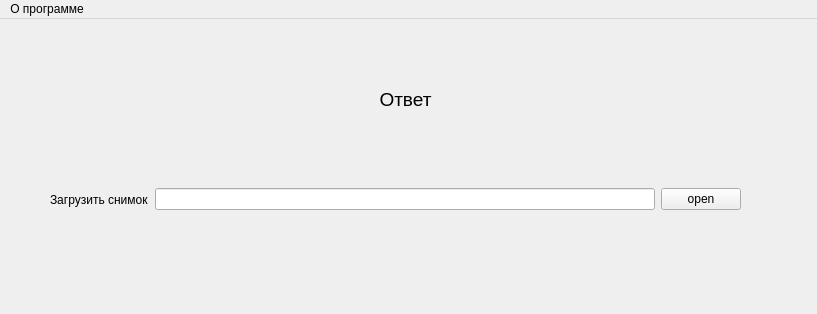
<?xml version="1.0" encoding="UTF-8"?>
<ui version="4.0">
 <class>FluorescencePredictor</class>
 <widget class="QMainWindow" name="FluorescencePredictor">
  <property name="geometry">
   <rect>
    <x>0</x>
    <y>0</y>
    <width>817</width>
    <height>314</height>
   </rect>
  </property>
  <property name="minimumSize">
   <size>
    <width>817</width>
    <height>314</height>
   </size>
  </property>
  <property name="maximumSize">
   <size>
    <width>817</width>
    <height>314</height>
   </size>
  </property>
  <property name="windowTitle">
   <string>FluorescencePredictor</string>
  </property>
  <widget class="QWidget" name="centralwidget">
   <property name="minimumSize">
    <size>
     <width>817</width>
     <height>288</height>
    </size>
   </property>
   <property name="maximumSize">
    <size>
     <width>817</width>
     <height>288</height>
    </size>
   </property>
   <widget class="QWidget" name="layoutWidget">
    <property name="geometry">
     <rect>
      <x>50</x>
      <y>150</y>
      <width>691</width>
      <height>61</height>
     </rect>
    </property>
    <layout class="QHBoxLayout" name="horizontalLayout">
     <property name="sizeConstraint">
      <enum>QLayout::SetDefaultConstraint</enum>
     </property>
     <item>
      <widget class="QLabel" name="loadLabel">
       <property name="text">
        <string>Загрузить снимок</string>
       </property>
      </widget>
     </item>
     <item>
      <widget class="QLineEdit" name="pathToFile"/>
     </item>
     <item>
      <widget class="QPushButton" name="open">
       <property name="text">
        <string>open</string>
       </property>
      </widget>
     </item>
    </layout>
   </widget>
   <widget class="QLabel" name="answer">
    <property name="geometry">
     <rect>
      <x>330</x>
      <y>50</y>
      <width>151</width>
      <height>61</height>
     </rect>
    </property>
    <property name="text">
     <string>&lt;html&gt;&lt;head/&gt;&lt;body&gt;&lt;p&gt;&lt;span style=&quot; font-size:14pt;&quot;&gt;Ответ&lt;/span&gt;&lt;/p&gt;&lt;/body&gt;&lt;/html&gt;</string>
    </property>
    <property name="alignment">
     <set>Qt::AlignCenter</set>
    </property>
   </widget>
  </widget>
  <widget class="QMenuBar" name="menubar">
   <property name="geometry">
    <rect>
     <x>0</x>
     <y>0</y>
     <width>817</width>
     <height>26</height>
    </rect>
   </property>
   <widget class="QMenu" name="menu">
    <property name="title">
     <string>О программе</string>
    </property>
   </widget>
   <addaction name="menu"/>
  </widget>
 </widget>
 <resources/>
 <connections/>
</ui>
